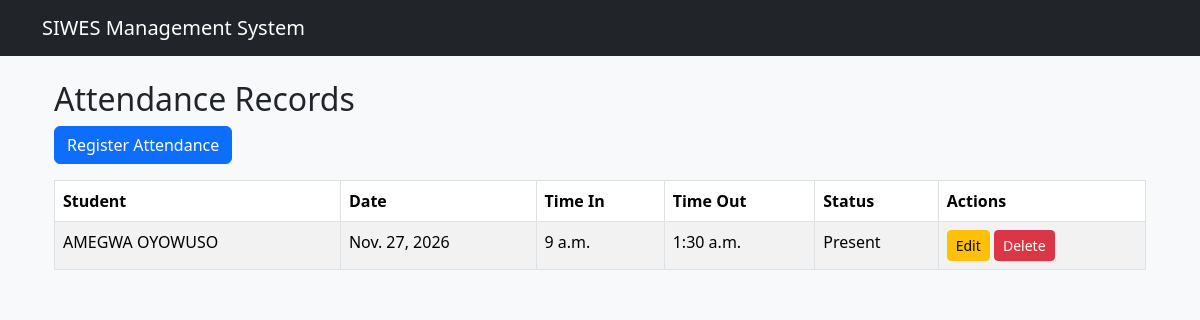
The page /students/attendance/ on the database its author committed.
### students/models.py (models this page shows, shortened)
class Attendance(models.Model):
    STATUS_CHOICES = [
        ('Present', 'Present'),
        ('Absent', 'Absent'),
        ('Late', 'Late'),
    ]
    student = models.ForeignKey(
        Student,
        on_delete=models.CASCADE,
        related_name='attendance_records'
    )
    date = models.DateField()
    time_in = models.TimeField(
        null=True,
        blank=True
    )
    time_out = models.TimeField(
        null=True,
        blank=True
    )
    status = models.CharField(
        max_length=20,
        choices=STATUS_CHOICES,
        default='Present'
    )
    remarks = models.TextField(blank=True)
    created_at = models.DateTimeField(auto_now_add=True)
    class Meta:
        constraints = [
            models.UniqueConstraint(
                fields=['student', 'date'],
                name='unique_student_attendance_per_day'
            )
        ]

class Student(models.Model):
    first_name = models.CharField(max_length=100)
    last_name = models.CharField(max_length=100)
    matric_number = models.CharField(
        max_length=30,
        unique=True
    )
    department = models.CharField(max_length=100)
    institution = models.CharField(max_length=150)
    email = models.EmailField(unique=True)
    phone = models.CharField(max_length=20)
    date_registered = models.DateTimeField(
        auto_now_add=True
    )
    def __str__(self):
        return f"{self.first_name} {self.last_name}"

### students/views.py (the view)
# urls.py: path('attendance/', views.attendance_list, name='attendance_list'),
def attendance_list(request):
    attendances = Attendance.objects.select_related('student').order_by('-date')
    return render(request, 'students/attendance_list.html', {
        'attendances': attendances
    })

### students/templates/students/attendance_list.html
{% extends 'students/base.html' %}
{% block content %}
<div class="container mt-4">
    <h2>Attendance Records</h2>
    <a href="{% url 'attendance_create' %}" class="btn btn-primary mb-3">
        Register Attendance
    </a>
    <table class="table table-bordered table-striped">
        <thead>
            <tr>
                <th>Student</th>
                <th>Date</th>
                <th>Time In</th>
                <th>Time Out</th>
                <th>Status</th>
                <th>Actions</th>
            </tr>
        </thead>
        <tbody>
            {% for attendance in attendances %}
            <tr>
                <td>{{ attendance.student }}</td>
                <td>{{ attendance.date }}</td>
                <td>{{ attendance.time_in|default:"-" }}</td>
                <td>{{ attendance.time_out|default:"-" }}</td>
                <td>{{ attendance.status }}</td>
                <td>
                    <a href="{% url 'attendance_update' attendance.id %}"
                       class="btn btn-warning btn-sm">Edit</a>
                    <a href="{% url 'attendance_delete' attendance.id %}"
                       class="btn btn-danger btn-sm">Delete</a>
                </td>
            </tr>
            {% empty %}
            <tr>
                <td colspan="6">No attendance records found.</td>
            </tr>
            {% endfor %}
        </tbody>
    </table>
</div>
{% endblock %}

### rows shown on the page
Attendance: student "AMEGWA OYOWUSO", date "Nov. 27, 2026", time_in "9 a.m.", time_out "1:30 a.m.", status "Present"
